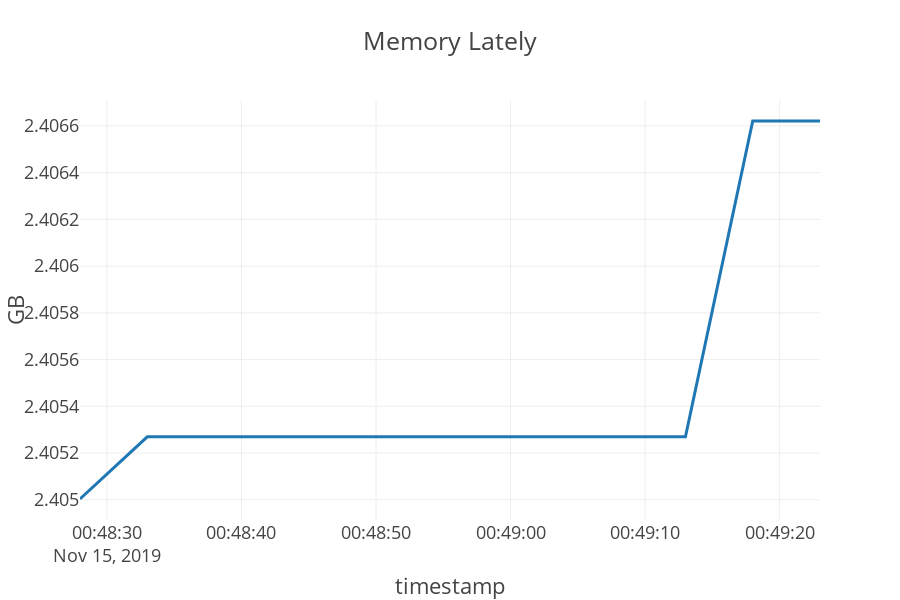

Source (notebook cell):
### Code cell
clear_output()
px.line(memory.tail(10), x="timestamp", y="GB", template="presentation", title="Memory Lately")

### Figure 1 — Plotly figure (JSON) as saved in the notebook; plotly's stock layout.template omitted (floating-point values rounded to 4 significant figures)
{"data": [{"hoverlabel": {"namelength": 0}, "hovertemplate": "timestamp=%{x}<br>GB=%{y}", "legendgroup": "", "line": {"color": "#1F77B4", "dash": "solid"}, "mode": "lines", "name": "", "showlegend": false, "type": "scatter", "x": ["2019-11-15T00:48:28", "2019-11-15T00:48:33", "2019-11-15T00:48:38", "2019-11-15T00:48:43", "2019-11-15T00:49:01", "2019-11-15T00:49:03", "2019-11-15T00:49:08", "2019-11-15T00:49:13", "2019-11-15T00:49:18", "2019-11-15T00:49:23"], "xaxis": "x", "y": [2.405, 2.405, 2.405, 2.405, 2.405, 2.405, 2.405, 2.405, 2.407, 2.407], "yaxis": "y"}], "layout": {"height": 600, "legend": {"tracegroupgap": 0}, "title": {"text": "Memory Lately"}, "xaxis": {"anchor": "y", "domain": [0, 1], "title": {"text": "timestamp"}}, "yaxis": {"anchor": "x", "domain": [0, 1], "title": {"text": "GB"}}}}
